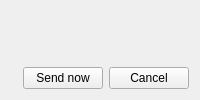
<?xml version="1.0" encoding="UTF-8"?>
<ui version="4.0">
 <class>DelayedSendNotice</class>
 <widget class="QWidget" name="DelayedSendNotice">
  <layout class="QVBoxLayout" name="layout">
   <item>
    <widget class="QLabel" name="text" />
   </item>
   <item>
    <layout class="QHBoxLayout" name="buttons" stretch="1,0,0">
     <item>
      <spacer name="buttonsStart">
       <property name="orientation">
        <enum>Qt::Horizontal</enum>
       </property>
       <property name="sizeType">
        <enum>QSizePolicy::Expanding</enum>
       </property>
       <property name="sizeHint" stdset="0">
        <size>
         <width>0</width>
         <height>0</height>
        </size>
       </property>
      </spacer>
     </item>
     <item>
      <widget class="QPushButton" name="sendNow">
       <property name="text">
        <string>Send now</string>
       </property>
      </widget>
     </item>
     <item>
      <widget class="QPushButton" name="cancelSend">
       <property name="text">
        <string>Cancel</string>
       </property>
      </widget>
     </item>
    </layout>
   </item>
  </layout>
 </widget>
 <resources />
 <connections />
</ui>
